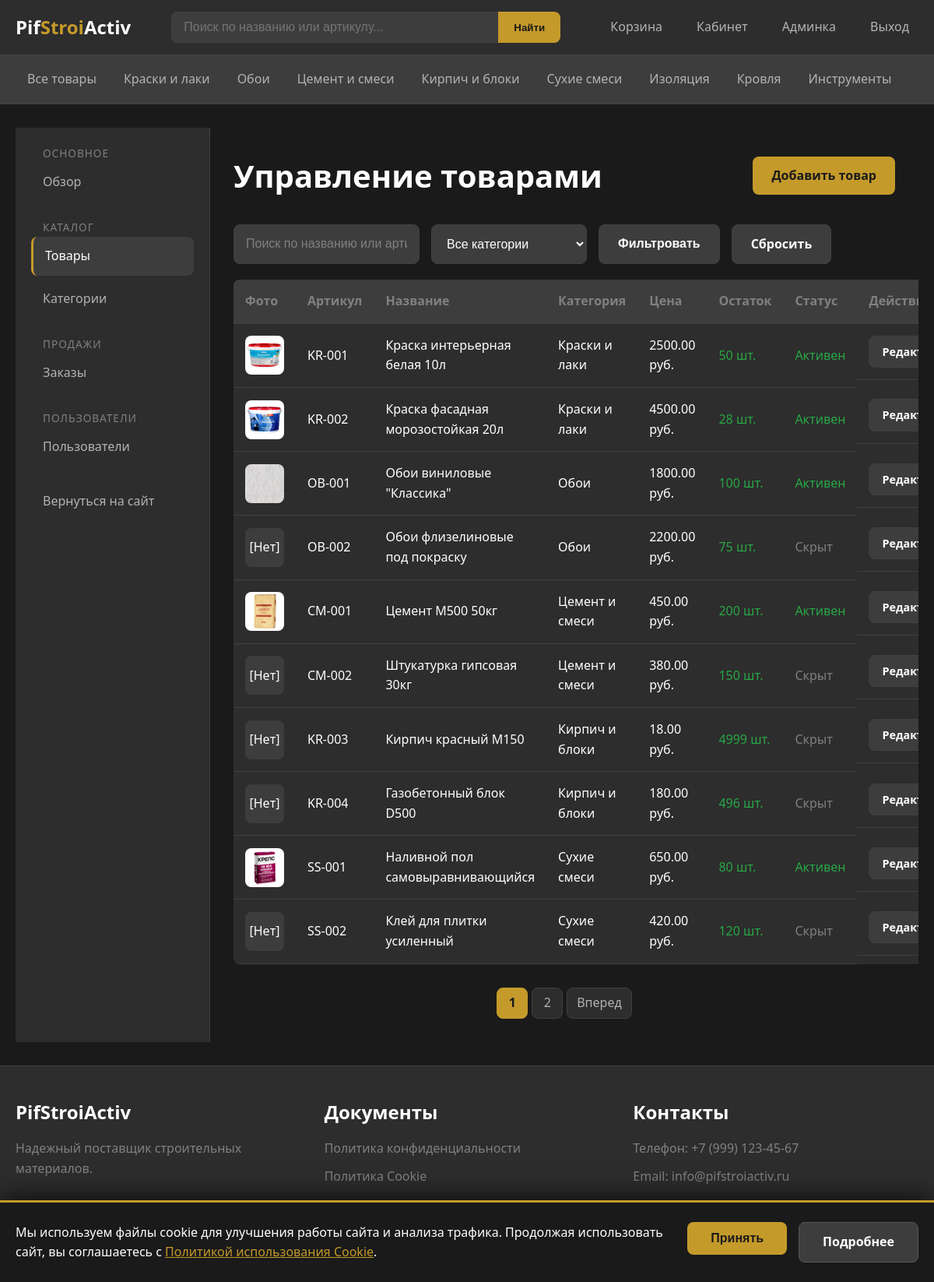
/admin/products (signed in), run on the app's committed database.
### models.py (models this page shows, shortened)
class Category(db.Model):
    __tablename__ = 'categories'
    id = db.Column(db.Integer, primary_key=True)
    name = db.Column(db.String(100), unique=True, nullable=False, index=True)
    description = db.Column(db.Text)
    products = db.relationship('Product', backref='category', lazy='dynamic')

class Product(db.Model):
    __tablename__ = 'products'
    id = db.Column(db.Integer, primary_key=True)
    article = db.Column(db.String(50), unique=True, nullable=False, index=True)
    name = db.Column(db.String(200), nullable=False, index=True)
    description = db.Column(db.Text)
    price = db.Column(db.Float, nullable=False)
    category_id = db.Column(db.Integer, db.ForeignKey('categories.id'))
    brand = db.Column(db.String(100))
    color = db.Column(db.String(50))
    weight = db.Column(db.Float)  # Вес в кг
    dimensions = db.Column(db.String(100))  # Размеры
    stock = db.Column(db.Integer, default=0)  # Количество на складе
    image_url = db.Column(db.String(255))
    created_at = db.Column(db.DateTime, default=datetime.utcnow)
    is_active = db.Column(db.Boolean, default=True)

### app.py (the view, shortened to what this page needs)
@app.route('/admin/products')
@login_required
@admin_required
def admin_products():
    page = request.args.get('page', 1, type=int)
    category_id = request.args.get('category_id', 0, type=int)
    query = request.args.get('query', '', type=str)
    products_query = Product.query
    if category_id > 0:
        products_query = products_query.filter(Product.category_id == category_id)
    products = products_query.order_by(Product.created_at.desc()) \
        .paginate(page=page, per_page=app.config['PRODUCTS_PER_PAGE'], error_out=False)
    categories = Category.query.all()
    return render_template('admin/products.html',
                           products=products,
                           categories=categories,
                           current_category_id=category_id,
                           query=query)

### app.py (called while the page is built)
@login_manager.user_loader
def load_user(user_id):
    return User.query.get(int(user_id))

def admin_required(f):
    @wraps(f)
    def decorated_function(*args, **kwargs):
        if not current_user.is_authenticated or not current_user.is_admin:
            flash('Доступ запрещен. Требуются права администратора.', 'error')
            return redirect(url_for('index'))
        return f(*args, **kwargs)
    return decorated_function

def get_cart():
    if 'cart' not in session:
        session['cart'] = {}
    return session['cart']

def get_cart_count():
    cart = get_cart()
    return sum(cart.values())

@app.context_processor
def inject_globals():
    categories = Category.query.order_by(Category.name).all()
    cart_count = get_cart_count()
    return dict(
        categories=categories,
        cart_count=cart_count,
        current_year=datetime.now().year
    )

### templates/admin/products.html (shortened to what this page needs)
{% extends "base.html" %}
{% block content %}
<div class="admin-layout">
    <aside class="admin-sidebar">
        <ul class="admin-menu">
            <li class="admin-menu-section">
                <span class="admin-menu-title">Основное</span>
                <a href="{{ url_for('admin_dashboard') }}">Обзор</a>
            </li>
            <li class="admin-menu-section">
                <span class="admin-menu-title">Каталог</span>
                <a href="{{ url_for('admin_products') }}" class="active">Товары</a>
                <a href="{{ url_for('admin_categories') }}">Категории</a>
            </li>
            <li class="admin-menu-section">
                <span class="admin-menu-title">Продажи</span>
                <a href="{{ url_for('admin_orders') }}">Заказы</a>
            </li>
            <li class="admin-menu-section">
                <span class="admin-menu-title">Пользователи</span>
                <a href="{{ url_for('admin_users') }}">Пользователи</a>
            </li>
            <li class="admin-menu-section">
                <a href="{{ url_for('index') }}">Вернуться на сайт</a>
            </li>
        </ul>
    </aside>
    <div class="admin-content">
        <div class="admin-header">
            <h1>Управление товарами</h1>
            <a href="{{ url_for('admin_product_add') }}" class="btn btn-primary">Добавить товар</a>
        </div>
        <div class="admin-filters">
            <form action="{{ url_for('admin_products') }}" method="GET" style="display: flex; gap: 15px; flex-wrap: wrap;">
                <input type="text" name="query" class="form-control" placeholder="Поиск по названию или артикулу" value="{{ query }}">
                <select name="category_id" class="form-control">
                    <option value="0">Все категории</option>
                </select>
                <button type="submit" class="btn btn-secondary">Фильтровать</button>
                <a href="{{ url_for('admin_products') }}" class="btn btn-secondary">Сбросить</a>
            </form>
        </div>
        {% if products.items %}
        <table class="admin-table">
            <thead>
                <tr>
                    <th>Фото</th>
                    <th>Артикул</th>
                    <th>Название</th>
                    <th>Категория</th>
                    <th>Цена</th>
                    <th>Остаток</th>
                    <th>Статус</th>
                    <th>Действия</th>
                </tr>
            </thead>
            <tbody>
                {% for product in products.items %}
                <tr>
                    <td>
                        <div class="admin-table-image">
                            {% if product.image_url %}
                            <img src="{{ url_for('static', filename='uploads/' + product.image_url) }}" alt="">
                            {% else %}
                            [Нет]
                            {% endif %}
                        </div>
                    </td>
                    <td>{{ product.article }}</td>
                    <td>{{ product.name }}</td>
                    <td>{{ product.category.name if product.category else '-' }}</td>
                    <td>{{ "%.2f"|format(product.price) }} руб.</td>
                    <td style="color: {% if product.stock == 0 %}var(--error){% elif product.stock < 5 %}var(--warning){% else %}var(--success){% endif %};">
                        {{ product.stock }} шт.
                    </td>
                    <td>
                        {% if product.is_active %}
                        <span style="color: var(--success);">Активен</span>
                        {% else %}
                        <span style="color: var(--text-muted);">Скрыт</span>
                        {% endif %}
                    </td>
                    <td class="admin-table-actions">
                        <a href="{{ url_for('admin_product_edit', product_id=product.id) }}" class="btn btn-secondary btn-sm">Редактировать</a>
                    </td>
                </tr>
                {% endfor %}
            </tbody>
        </table>
        {% if products.pages > 1 %}
        <div class="pagination">
            {% for page_num in products.iter_pages() %}
                {% if page_num %}
                    {% if page_num == products.page %}
                    <span class="active">{{ page_num }}</span>
                    {% else %}
                    <a href="{{ url_for('admin_products', page=page_num, category_id=current_category_id, query=query) }}">{{ page_num }}</a>
                    {% endif %}
                {% else %}
                <span>...</span>
                {% endif %}
            {% endfor %}
            {% if products.has_next %}
            <a href="{{ url_for('admin_products', page=products.next_num, category_id=current_category_id, query=query) }}">Вперед</a>
            {% endif %}
        </div>
        {% endif %}
        {% else %}
        <p>Товары не найдены.</p>
        {% endif %}
    </div>
</div>
{% endblock %}

### templates/base.html (shortened to what this page needs)
<!DOCTYPE html>
<html lang="ru">
<head>
    <link rel="stylesheet" href="{{ url_for('static', filename='css/style.css') }}">
</head>
<body>
    <header class="header">
        <div class="container">
            <div class="header-content">
                <a href="{{ url_for('index') }}" class="logo">
                    <span class="logo-text">Pif<span>Stroi</span>Activ</span>
                </a>
                <div class="header-search">
                    <form action="{{ url_for('catalog') }}" method="GET" class="search-form">
                        <input type="text" name="query" placeholder="Поиск по названию или артикулу..."
                               value="{{ request.args.get('query', '') }}">
                        <button type="submit">Найти</button>
                    </form>
                </div>
                <nav class="header-nav">
                    <a href="{{ url_for('cart') }}" class="cart-link">
                        Корзина
                    </a>
                    {% if current_user.is_authenticated %}
                        <a href="{{ url_for('cabinet') }}">Кабинет</a>
                        {% if current_user.is_admin %}
                        <a href="{{ url_for('admin_dashboard') }}">Админка</a>
                        {% endif %}
                        <a href="{{ url_for('logout') }}">Выход</a>
                    {% else %}
                        <a href="{{ url_for('login') }}">Вход</a>
                        <a href="{{ url_for('register') }}">Регистрация</a>
                    {% endif %}
                </nav>
            </div>
        </div>
    </header>
    <nav class="nav-categories">
        <div class="container">
            <div class="nav-categories-content">
                <a href="{{ url_for('catalog') }}"
                   class="{% if request.endpoint == 'catalog' and not request.args.get('category_id') %}active{% endif %}">
                    Все товары
                </a>
                {% for cat in categories %}
                <a href="{{ url_for('catalog', category_id=cat.id) }}"
                   class="{% if request.args.get('category_id', 0)|int == cat.id %}active{% endif %}">
                    {{ cat.name }}
                </a>
                {% endfor %}
            </div>
        </div>
    </nav>
    <main class="main-content">
        <div class="container">
            {% block content %}{% endblock %}
        </div>
    </main>
    <footer class="footer">
        <div class="container">
            <div class="footer-content">
                <div class="footer-section">
                    <h4>PifStroiActiv</h4>
                    <p>Надежный поставщик строительных материалов.</p>
                </div>
                <div class="footer-section">
                    <h4>Документы</h4>
                    <ul>
                        <li><a href="{{ url_for('static', filename='docs/polz.pdf') }}" target="_blank">Политика конфиденциальности</a></li>
                        <li><a href="{{ url_for('static', filename='docs/cookie.pdf') }}" target="_blank">Политика Cookie</a></li>
                    </ul>
                </div>
                <div class="footer-section">
                    <h4>Контакты</h4>
                    <p>Телефон: +7 (999) 123-45-67</p>
                    <p>Email: info@pifstroiactiv.ru</p>
                </div>
            </div>
            <div class="footer-bottom">
                <p>{{ current_year }} PifStroiActiv. Все права защищены.</p>
            </div>
        </div>
    </footer>
    {% set show_cookie_banner = not session.get('cookies_accepted', False) %}
    {% if show_cookie_banner %}
    <div class="cookie-banner">
        <div class="cookie-banner-content">
            <div class="cookie-banner-text">
                Мы используем файлы cookie для улучшения работы сайта и анализа трафика.
                Продолжая использовать сайт, вы соглашаетесь с
                <a href="{{ url_for('static', filename='docs/cookie.pdf') }}" target="_blank">Политикой использования Cookie</a>.
            </div>
            <div class="cookie-banner-actions">
                <form action="{{ url_for('accept_cookies') }}" method="POST" style="display: inline;">
                    <button type="submit" class="cookie-btn cookie-btn-accept">Принять</button>
                </form>
                <a href="{{ url_for('static', filename='docs/cookie.pdf') }}" target="_blank" class="cookie-btn cookie-btn-more">Подробнее</a>
            </div>
        </div>
    </div>
    {% endif %}
</body>
</html>

### templates/base.html (style rules this page uses)
.cookie-banner { position: fixed; bottom: 0; left: 0; right: 0; background-color: #1a1a1a; border-top: 3px solid #c49a2b; padding: 25px 20px; z-index: 999999; box-shadow: 0 -5px 30px rgba(0, 0, 0, 0.7); }
.cookie-banner-content { max-width: 1200px; margin: 0 auto; display: flex; align-items: center; justify-content: space-between; gap: 30px; flex-wrap: wrap; }
.cookie-banner-text { flex: 1; min-width: 300px; color: #ffffff; font-size: 1rem; line-height: 1.6; }
.cookie-banner-text a { color: #c49a2b; text-decoration: underline; }
.cookie-banner-actions { display: flex; gap: 15px; flex-shrink: 0; }
.cookie-banner-actions form { margin: 0; }
.cookie-btn { padding: 12px 30px; font-size: 1rem; font-weight: 600; border: none; border-radius: 8px; cursor: pointer; text-decoration: none; display: inline-block; }
.cookie-btn-accept { background-color: #c49a2b; color: #1a1a1a; }
.cookie-btn-more { background-color: #3d3d3d; color: #ffffff; border: 1px solid #555; }

### data on the page
Category: name "Краски и лаки"
Category: name "Обои"
Category: name "Цемент и смеси"
Category: name "Кирпич и блоки"
Category: name "Сухие смеси"
Category: name "Изоляция"
Category: name "Кровля"
Category: name "Инструменты"
Product: image_url (picture), article "KR-001", name "Краска интерьерная белая 10л", category "Краски и лаки", price "2500.00", stock "50", is_active "Активен"
Product: image_url (picture), article "KR-002", name "Краска фасадная морозостойкая 20л", category "Краски и лаки", price "4500.00", stock "28", is_active "Активен"
Product: image_url (picture), article "OB-001", name "Обои виниловые \"Классика\"", category "Обои", price "1800.00", stock "100", is_active "Активен"
Product: shows "[Нет]", article "OB-002", name "Обои флизелиновые под покраску", category "Обои", price "2200.00", stock "75", is_active "Скрыт"
Product: image_url (picture), article "CM-001", name "Цемент М500 50кг", category "Цемент и смеси", price "450.00", stock "200", is_active "Активен"
Product: shows "[Нет]", article "CM-002", name "Штукатурка гипсовая 30кг", category "Цемент и смеси", price "380.00", stock "150", is_active "Скрыт"
Product: shows "[Нет]", article "KR-003", name "Кирпич красный М150", category "Кирпич и блоки", price "18.00", stock "4999", is_active "Скрыт"
Product: shows "[Нет]", article "KR-004", name "Газобетонный блок D500", category "Кирпич и блоки", price "180.00", stock "496", is_active "Скрыт"
Product: image_url (picture), article "SS-001", name "Наливной пол самовыравнивающийся", category "Сухие смеси", price "650.00", stock "80", is_active "Активен"
Product: shows "[Нет]", article "SS-002", name "Клей для плитки усиленный", category "Сухие смеси", price "420.00", stock "120", is_active "Скрыт"

### other printed values
{{ page_num }} "1"
{{ page_num }} "2"
